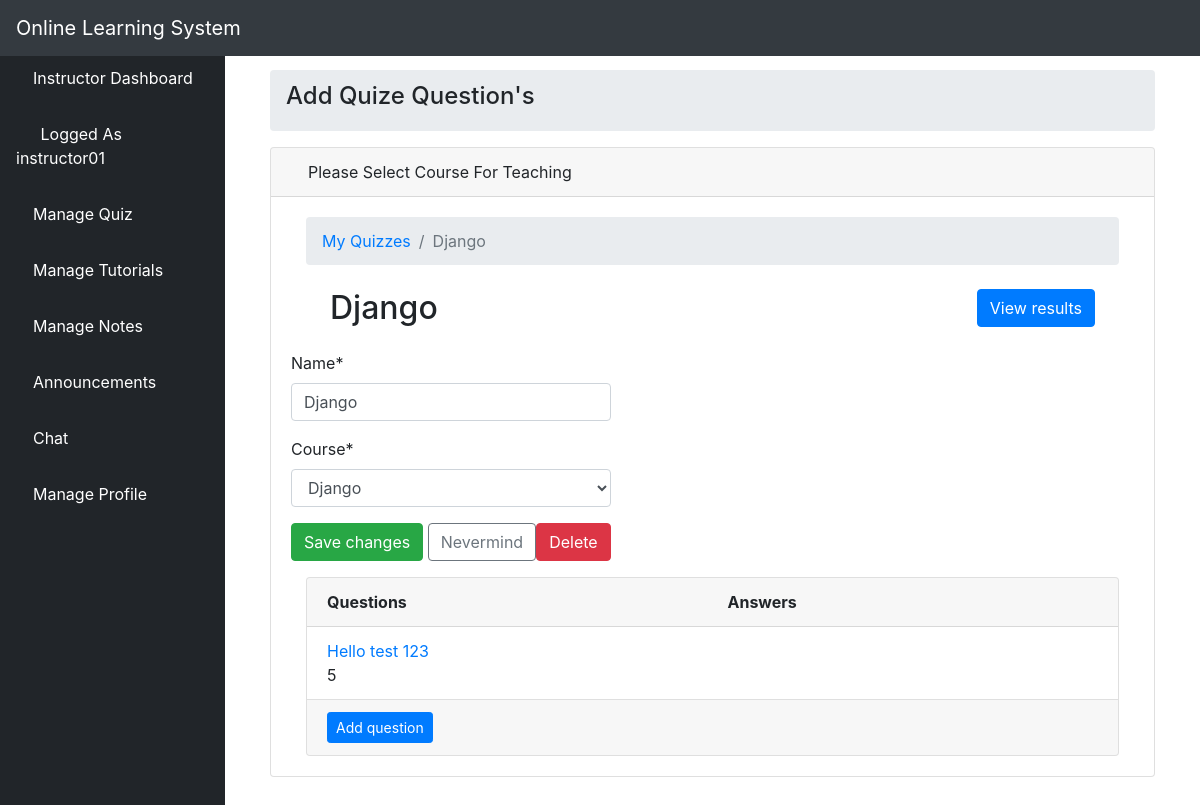
The page /quizupdate/2/ (signed in) on the database its author committed.
### elearn/models.py (models this page shows, shortened)
class User(AbstractUser):
    is_learner = models.BooleanField(default=False)
    is_instructor = models.BooleanField(default=False)
    is_admin = models.BooleanField(default=False)

class Quiz(models.Model):
    owner = models.ForeignKey(User, on_delete=models.CASCADE, related_name='quizzes')
    name = models.CharField(max_length=255)
    course = models.ForeignKey(Course, on_delete=models.CASCADE, related_name='quizzes')

class Course(models.Model):
    name = models.CharField(max_length=30)
    color = models.CharField(max_length=7, default='#007bff')
    def __str__(self):
        return self.name

class Question(models.Model):
    quiz = models.ForeignKey(Quiz, on_delete=models.CASCADE, related_name='questions')
    text = models.CharField('Question', max_length=255)

### elearn/views.py (the view, shortened to what this page needs)
# urls.py: path('quizupdate/<int:pk>/', views.QuizUpdateView.as_view(), name='quiz_change'),
class QuizUpdateView(UpdateView):
    model = Quiz
    fields = ('name', 'course', )
    context_object_name = 'quiz'
    template_name = 'dashboard/instructor/quiz_change_form.html'
    def get_context_data(self, **kwargs):
        kwargs['questions'] = self.get_object().questions.annotate(
            answers_count=Count('answers'))
        return super().get_context_data(**kwargs)
    def get_queryset(self):
        return self.request.user.quizzes.all()

### elearn/templates/dashboard/instructor/quiz_change_form.html (shortened to what this page needs)
{% extends 'dashboard/instructor/base.html' %}
{% load crispy_forms_tags %}
{% block body %}
<div class="container-fluid">
        <div class="row">
          <div class="col-12 mb-3">
          <div class="col-12 mb-3">
                <div id="content-wrapper" style="padding-top: 20px">
        <div class="container-fluid">
            <ol class="breadcrumb">
                <h4>Add Quize Question's</h4>
            </ol>
            <div class="card mb-3">
                <div class="card-header">
                    <i class="fas fa-table text-primary"></i>
                    Please Select Course For Teaching
                </div>
                <div class="card-body">
  <div class="col-sm-12">
    <nav aria-label="breadcrumb">
    <ol class="breadcrumb">
      <li class="breadcrumb-item"><a href="{% url 'quiz_change_list' %}">My Quizzes</a></li>
      <li class="breadcrumb-item active" aria-current="page">{{ quiz.name }}</li>
    </ol>
  </nav>
  <h2 class="m-4">
    {{ quiz.name }}
    <a href="{% url 'quiz_results' quiz.pk %}" class="btn btn-primary float-right">View results</a>
  </h2>
  <div class="row mb-3">
      <form method="post" novalidate>
        {{ form|crispy }}
        <button type="submit" class="btn btn-success">Save changes</button>
        <a href="{% url 'quiz_change_list' %}" class="btn btn-outline-secondary" role="button">Nevermind</a>
        <a href="{% url 'quiz_delete' quiz.pk %}" class="btn btn-danger float-right">Delete</a>
      </form>
      <br>
    </div>
       <div class="card">
    <div class="card-header">
      <div class="row">
        <div class="col-sm-6">
          <strong>Questions</strong>
        </div>
        <div class="col-sm-6">
          <strong>Answers</strong>
        </div>
      </div>
    </div>
    <div class="list-group list-group-flush list-group-formset">
      {% for question in questions %}
        <div class="list-group-item">
          <div class="row">
            <div class="col-10">
              <a href="{% url 'question_change' quiz.pk question.pk %}">{{ question.text }}</a>
            </div>
            <div class="col-sm-8">
              {{ question.answers_count }}
            </div>
          </div>
        </div>
      {% empty %}
        <div class="list-group-item text-center">
          <p class="text-muted font-italic mb-0">You haven't created any questions yet. Go ahead and <a href="{% url 'question_add' quiz.pk %}">add the first question</a>.</p>
        </div>
      {% endfor %}
    </div>
    <div class="card-footer">
      <a href="{% url 'question_add' quiz.pk %}" class="btn btn-primary btn-sm">Add question</a>
    </div>
  </div>
    </div>
  </div>
        </div>
    </div>
                </div>
            </div>
        </div>
    </div>
{% endblock body %}

### elearn/templates/dashboard/instructor/base.html (shortened to what this page needs)
<!DOCTYPE html>
<html lang="en">
<head>
    {% load static %}
    <link href="{% static 'vendor/fontawesome-free/css/all.min.css' %}" rel="stylesheet" type="text/css">
    <link href="{% static 'vendor/datatables/dataTables.bootstrap4.css' %}" rel="stylesheet">
    <link href="{% static 'css/sb-admin.css' %}" rel="stylesheet">
</head>
<body id="page-top">
    <nav class="navbar navbar-expand navbar-dark bg-dark fixed-top">
        <a class="navbar-brand mr-1 text-white" href="">Online Learning System</a>
        <button class="btn btn-link btn-sm text-white order-1 order-sm-0" id="sidebarToggle" href="#">
            <i class="fas fa-bars"></i>
        </button>
        <ul class="navbar-nav ml-auto ml-md-0">
            <li class="nav-item dropdown no-arrow">
                <a class="nav-link dropdown-toggle" href="#" id="userDropdown" role="button" data-toggle="dropdown"
                    aria-haspopup="true" aria-expanded="false">
                    <i class="fas fa-user-circle fa-fw text-primary"></i>
                </a>
            </li>
        </ul>
    </nav>
    <div id="wrapper" style="padding-top: 50px;">
        <ul class="sidebar navbar-nav">
            <li class="nav-item active">
                <a class="nav-link" href="{% url 'instructor' %}">
                    <i class="fa fa-home" aria-hidden="true"></i>
                    <span>Instructor Dashboard</span>
                </a>
            </li>
            <li class="nav-item active">
                <a class="nav-link" href="">
                    <i class="fas fa-user-circle fa-fw text-primary"></i>
                    <span>Logged As {{ user.username }}</span>
                </a>
            </li>
            <li class="nav-item dropdown no-arrow">
                <a class="nav-link dropdown-toggle" data-toggle="dropdown" aria-haspopup="true" aria-expanded="false"
                    href="">
                    <i class="fa fa-th-list" aria-hidden="true"></i>
                    <span style="color: white">Manage Quiz</span>
                </a>
            </li>
            <li class="nav-item dropdown no-arrow">
                <a class="nav-link dropdown-toggle" data-toggle="dropdown" aria-haspopup="true" aria-expanded="false"
                    href="">
                    <i class="fas fa-book-reader" aria-hidden="true"></i>
                    <span style="color: white">Manage Tutorials</span>
                </a>
            </li>
            <li class="nav-item">
                <a class="nav-link" href="{% url 'lnotes' %}">
                    <i class="fas fa-pen" aria-hidden="true"></i>
                    <span style="color: white">Manage Notes</span>
                </a>
            </li>
            <li class="nav-item dropdown no-arrow">
                <a class="nav-link dropdown-toggle" data-toggle="dropdown" aria-haspopup="true" aria-expanded="false"
                    href="">
                    <i class="fas fa-bell"></i>
                    <span style="color: white">Announcements</span>
                </a>
            </li>
            <li class="nav-item">
                <a class="nav-link" href="{% url 'chat-instructor' %}">
                    <i class="fas fa-sms" aria-hidden="true"></i>
                    <span style="color: white">Chat</span>
                </a>
            </li>
            <li class="nav-item dropdown no-arrow">
                <a class="nav-link dropdown-toggle" data-toggle="dropdown" aria-haspopup="true" aria-expanded="false"
                    href="">
                    <i class="fas fa-user text-default"></i>
                    <span style="color: white">Manage Profile</span>
                </a>
            </li>
        </ul>
        {% block body %}{% endblock %}
    </div>

### rows shown on the page
User: username "instructor01"
Quiz: name "Django", course "Django"
Question: text "Hello test 123", answers_count "5"
